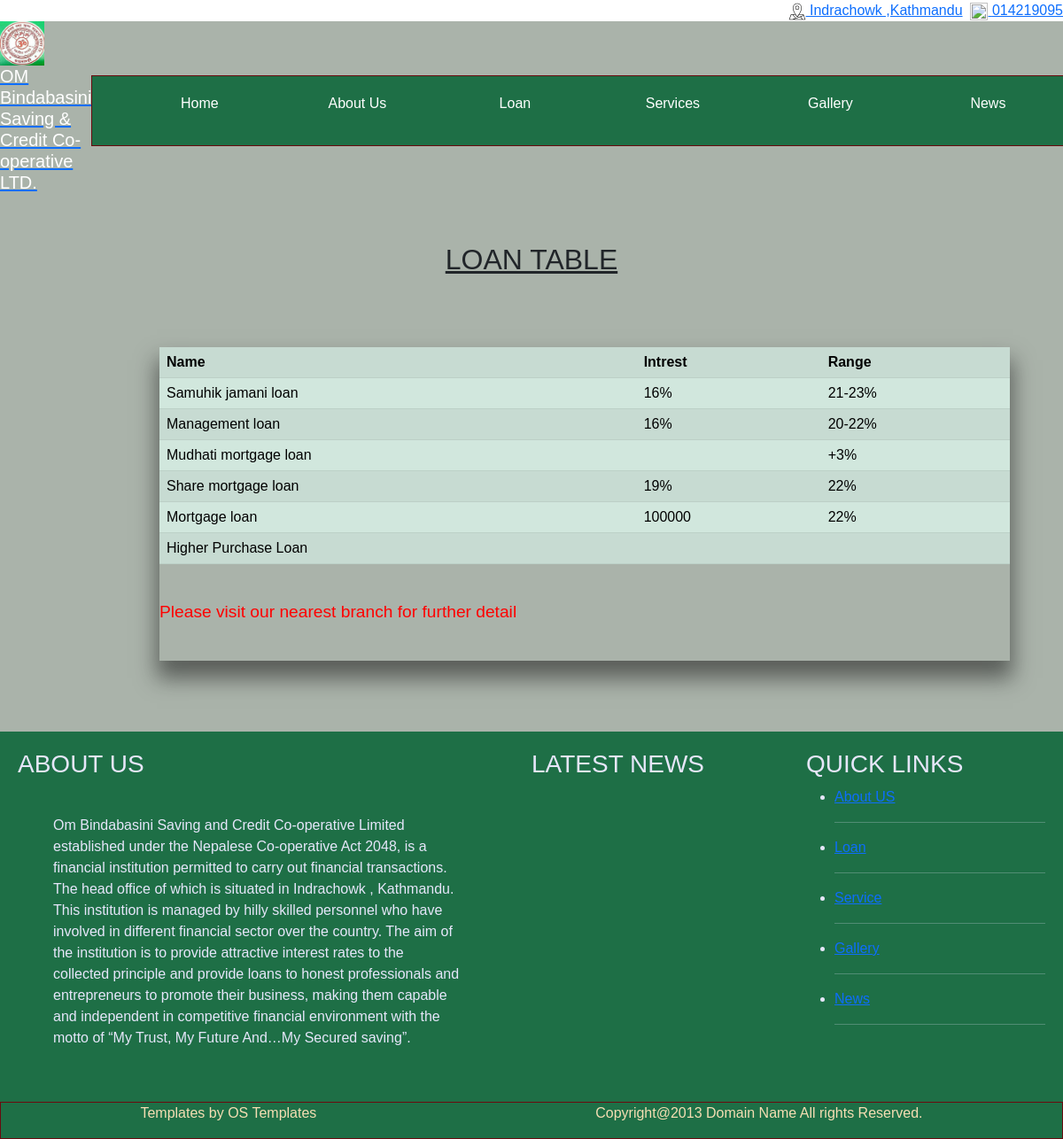
The app's page /loan.php with its own data.
### tables this page shows
CREATE TABLE `loan` (
  `l_ID` int(11) NOT NULL,
  `l_title` varchar(25) DEFAULT NULL,
  `intrest` varchar(10) DEFAULT NULL,
  `l_range` varchar(10) DEFAULT NULL
);

CREATE TABLE `aboutus` (
  `Ab_id` int(11) NOT NULL,
  `Ab_title` varchar(50) DEFAULT NULL,
  `Ab_content` varchar(1000) DEFAULT NULL,
  `Ab_img` blob DEFAULT NULL
);

### loan.php (the view, shortened to what this page needs)
<html>
    <head>
        <link href="https://cdn.jsdelivr.net/npm/bootstrap@5.1.1/dist/css/bootstrap.min.css" rel="stylesheet">
	<link rel="stylesheet" href="css/style.css">
</head>
<body>
    <?php include('portion/menu.php'); ?>
    <br><br>
    <u><h2 align=center>LOAN TABLE</h2></u>
    <div class="about-sec-tb">
    <table class="table table-success table-striped">
  <tr>
      <th>Name</th>
      <th>Intrest</th>
      <th>Range</th>
  </tr>
    <?php
$con = mysqli_connect('localhost','root','') or die(mysqli_error($con));
mysqli_select_db($con,'finance') or die(mysqli_error($con));
$query = "SELECT * FROM loan";
$result = mysqli_query($con,$query)or die(mysqli_error($con));
while ($arr = mysqli_fetch_array($result,MYSQLI_ASSOC)) {
    ?>
    <tr>
      <td><?php echo $arr['l_title']; ?></td>
      <td><?php echo $arr['intrest']; ?></td>
      <td><?php echo $arr['l_range']; }?></td>
  </tr>
</table>
<br>
<p style="color:red; font-size:120%">Please visit our nearest branch for further detail</p>
<br>
</div>
    <?php include('portion/footer.php'); ?>
</body>
</html>

### portion/footer.php (shortened to what this page needs)
<div class="container-footer-here">
    <div name="ContactUs" class="contact">
        <h3 class="heading">ABOUT US</h3>
        <div class="aboutus-footer">
            <?php
            $con = mysqli_connect('localhost', 'root', '') or die(mysqli_error($con));
            mysqli_select_db($con, 'finance') or die(mysqli_error($con));
            $query = "SELECT * FROM aboutus where Ab_title='Introduction'";
            $result = mysqli_query($con, $query) or die(mysqli_error($con));
            $arr = mysqli_fetch_array($result, MYSQLI_ASSOC);
            ?>
            <div class="about-intro-sec">
                <?php echo $arr['Ab_content'];  ?>
            </div>
        </div>
    </div>
    <div name="blogs" class="blog">
        <h3 class="heading">LATEST NEWS</h3>
    </div>
    <div name="blogs" class="link">
        <h3 class="heading">QUICK LINKS</h3>
        <ul>
            <li><a href="aboutus.php">About US</a></li>
            <hr>
            <li><a href="loan.php">Loan</a></li>
            <hr>
            <li><a href="365days.php">Service</a></li>
            <hr>
            <li><a href="">Gallery</a></li>
            <hr>
            <li><a href="">News</a></li>
            <hr>
        </ul>
    </div>
</div>
<div name="main_footer" class="footer-rt d-flex  align-items-center  justify-content-around">
    <p style="float: right">Templates by OS Templates</p>
    <p>Copyright@2013 Domain Name All rights Reserved.</p>
</div>

### css/style.css (style rules this page uses)
* { padding: 0; margin: 0; }
body { background-color:#aab3aa ; box-sizing: border-box; font-family: sans-serif; }
.container-footer-here { display: flex; background-color: #1e6f46; color: lavender; }
.container-footer-here div { padding: 10px; margin: 10px; }
.link { flex: 1; }
.blog { flex: 1; }
.contact { flex: 2; }
.footer-rt { background-color:#1e6f46; width: 100%; border: 1px solid #690a0e; color: wheat; }
.about-sec-tb { margin-top: 10vh; margin-left: 22.5vh; margin-bottom: 10vh; border: 1px black; width: 80%; -webkit-box-shadow: 0px 17px 23px 3px rgba(26,25,25,0.55); -moz-box-shadow: 0px 17px 23px 3px rgba(26,25,25,0.55); box-shadow: 0px 17px 23px 3px rgba(26,25,25,0.55); }

### records on screen
loan: l_title "Samuhik jamani loan", intrest "16%", l_range "21-23%"
loan: l_title "Management loan", intrest "16%", l_range "20-22%"
loan: l_title "Mudhati mortgage loan", l_range "+3%"
loan: l_title "Share mortgage loan", intrest "19%", l_range "22%"
loan: l_title "Mortgage loan", intrest "100000", l_range "22%"
loan: l_title "Higher Purchase Loan"
aboutus: Ab_content "Om Bindabasini Saving and Credit Co-operative Limited established under the Nepalese Co-operative Act 2048, is a financial institution permitted to carry out financial transactions. The head office of which is situated in Indrachowk , Kathmandu. This institution is managed by hilly skilled personnel who have involved in different financial sector over the country. The aim of the institution is to provide attractive interest rates to the collected principle and provide loans to honest professionals and entrepreneurs to promote their business, making them capable and independent in competitive financial environment with the motto of “My Trust, My Future And…My Secured saving”."
